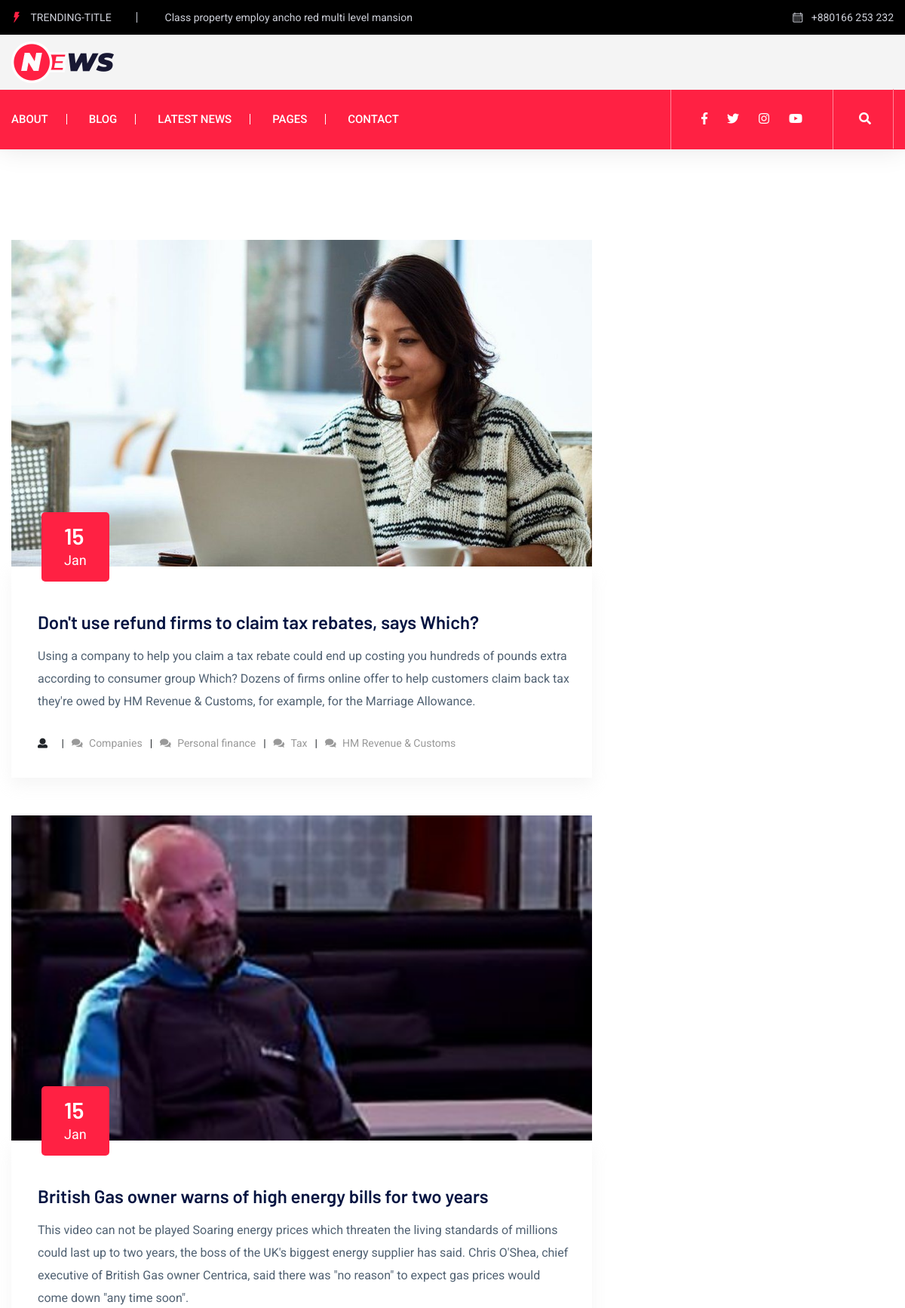
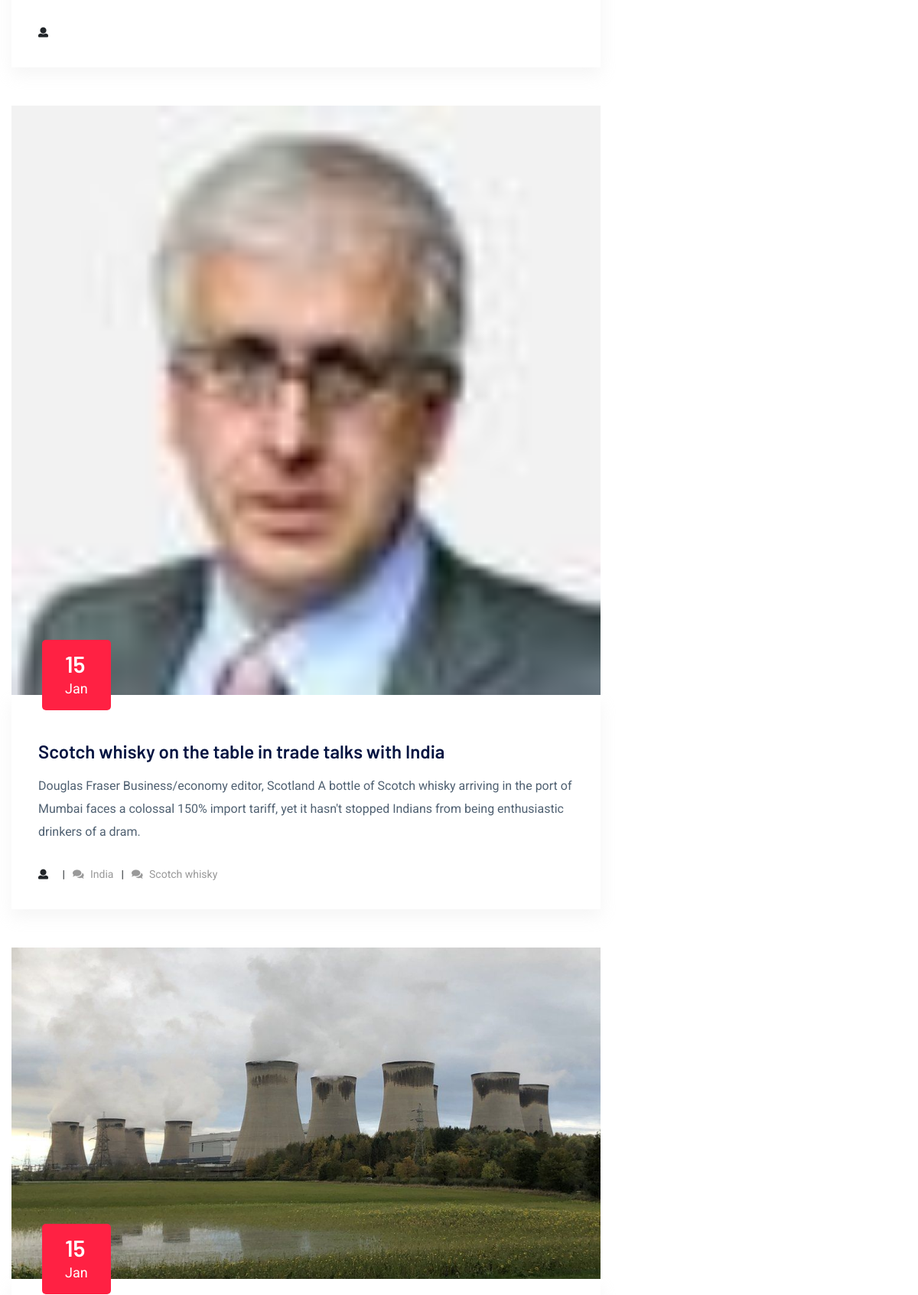
Screenshot of /blog/ (upper part) with the database file from the repository (2 pictures, top to bottom).
### bbc_news/models.py (models this page shows, shortened)
class Article(models.Model):
    name = models.CharField(max_length=255)
    slug = models.SlugField(max_length=255, unique=True)
    content = models.TextField()
    content_words_count = models.IntegerField(null=True, blank=True)
    short_description = models.TextField()
    main_image = models.ImageField(upload_to="images")
    pub_date = models.DateTimeField(auto_now_add=True)
    categories = models.ManyToManyField(Category)
    author = models.ForeignKey(Author, on_delete=models.CASCADE)
    objects = models.Manager()

class Category(models.Model):
    name = models.CharField(max_length=255)
    slug = models.SlugField(max_length=255, unique=True)
    in_menu = models.BooleanField(default=True)
    order = models.IntegerField(default=1)
    objects = models.Manager()
    class Meta:
        verbose_name_plural = "Categories"

### bbc_news/views.py (the view)
# urls.py: path("blog/", views.blog_handler, name="blog"),
def blog_handler(request, **kwargs):
    cat_slugs = kwargs.get('cat_slugs')
    current_page = int(request.GET.get('page', 1))
    articles_on_page = 5
    category = None
    if cat_slugs:
        category = Category.objects.get(slug=cat_slugs)
        last_articles = Article.objects.filter(categories__slug=cat_slugs).order_by("-pub_date").prefetch_related(
            'categories')
        paginator = Paginator(last_articles, articles_on_page)
        page_obj = paginator.get_page(current_page)
    else:
        last_articles = Article.objects.all().order_by("-pub_date").prefetch_related('categories')
        paginator = Paginator(last_articles, articles_on_page)
        page_obj = paginator.get_page(current_page)
    context = {
        'category': category,
        'page_obj': page_obj,
        'paginator': paginator
    }
    return render(request, "news/blog.html", context)

### bbc_news/context_processor.py (called while the page is built)
def menu_categories(request):
    cat_list = Category.objects.annotate(
        count=Count("article__id")).order_by("-count")[:6]
    return {"menu_categories": cat_list}

### templates/news/blog.html (shortened to what this page needs)
{% extends 'news/base.html' %}
{% block content %}
<section class="blog_area section-padding">
    <div class="container">
        <div class="row">
            <div class="col-lg-8 mb-5 mb-lg-0">
                {% for article in page_obj %}
                <div class="blog_left_sidebar">
                    <article class="blog_item">
                        <div class="blog_item_img">
                            <img class="card-img rounded-0" src="{{ article.main_image.url }}" alt="">
                            <a href="#" class="blog_item_date">
                                <h3>15</h3>
                                <p>Jan</p>
                            </a>
                        </div>
                        <div class="blog_details">
                            <a class="d-inline-block" href="{% url 'article' article.slug %}  ">
                                <h2>{{ article.name }}</h2>
                            </a>
                            <p>{{ article.short_description }}</p>
                            <ul class="blog-info-link">
                                <li><i class="fa fa-user"></i>
                                    {% for cat in article.categories.all %}
                                    </li>
                                <li><a href="{% url 'category' cat.slug"><i class="fa fa-comments"></i> {{ cat.name }}</a></li>
                            </ul>
                        </div>
                    </article>
                    {% endfor %}
                </div>
            </div>
        </div>
    </div>
</section>
{% endblock content %}

### rows the page displays
Article: main_image (picture), name "Don't use refund firms to claim tax rebates, says Which?", short_description "Using a company to help you claim a tax rebate could end up costing you hundreds of pounds extra according to consumer group Which? Dozens of firms online offer to help customers claim back tax they're owed by HM Revenue & Customs, for example, for the Marriage Allowance."
Category: name "Companies"
Category: name "Personal finance"
Category: name "Tax"
Category: name "HM Revenue & Customs"
Article: main_image (picture), name "British Gas owner warns of high energy bills for two years", short_description "This video can not be played Soaring energy prices which threaten the living standards of millions could last up to two years, the boss of the UK's biggest energy supplier has said. Chris O'Shea, chief executive of British Gas owner Centrica, said there was \"no reason\" to expect gas prices would come down \"any time soon\"."
Article: main_image (picture), name "Scotch whisky on the table in trade talks with India", short_description "Douglas Fraser Business/economy editor, Scotland A bottle of Scotch whisky arriving in the port of Mumbai faces a colossal 150% import tariff, yet it hasn't stopped Indians from being enthusiastic drinkers of a dram."
Category: name "India"
Category: name "Scotch whisky"
Article: main_image (picture)
